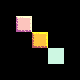

Below is a game level as drawn by its tile map, then a one-line description and the .tmx file that defines it, in full:
An orthogonal 5x5 tile map with 16x16 px tiles, 2 tile layers (tile_layer, tile_layer2).

<map version="1.5" tiledversion="1.6.0" orientation="orthogonal" renderorder="right-down" width="5" height="5" tilewidth="16" tileheight="16" infinite="0" nextlayerid="4" nextobjectid="1">
 <editorsettings>
  <export target="tile_layer_5x5__tiles.lua" format="lua" />
 </editorsettings>
 <tileset firstgid="1" name="tiles" tilewidth="16" tileheight="16" tilecount="56" columns="14">
  <image source="../../../tiles.png" width="224" height="64" />
  <tile id="28">
   <properties>
    <property name="box2d_collidable" type="bool" value="true" />
   </properties>
  </tile>
  <tile id="32">
   <properties>
    <property name="box2d_collidable" type="bool" value="false" />
   </properties>
  </tile>
  <tile id="34">
   <properties>
    <property name="box2d_collidable" type="bool" value="true" />
   </properties>
  </tile>
 </tileset>
 <layer id="1" name="tile_layer" width="5" height="5">
  <data encoding="csv">
0,0,0,0,0,
0,29,0,0,0,
0,0,33,0,0,
0,0,0,37,0,
0,0,0,0,0
</data>
 </layer>
 <layer id="3" name="tile_layer2" width="5" height="5">
  <data encoding="csv">
0,0,0,0,0,
0,29,0,0,0,
0,0,33,0,0,
0,0,0,37,0,
0,0,0,0,0
</data>
 </layer>
</map>
